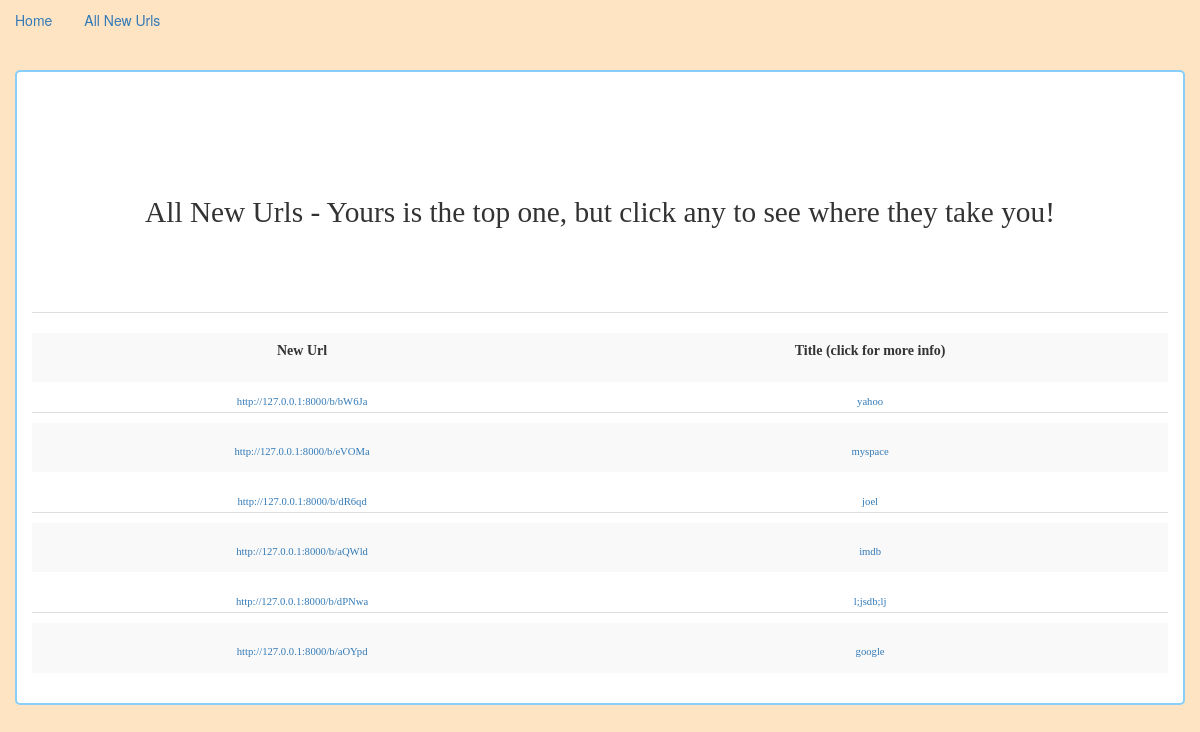
Page /list/ on the committed database.
### url_app/models.py (models this page shows, shortened)
class Bookmark(models.Model):
    original_url = models.URLField()
    title = models.CharField(max_length=30)
    description = models.CharField(max_length=100)
    shortened_url = models.CharField(max_length=100)
    timestamp = models.DateTimeField(auto_now_add=True)
    user = models.ForeignKey(User)
    class Meta:
        ordering = ['-timestamp']

### url_app/views.py (the view)
# urls.py: url(r'^list/', BookmarkListView.as_view(), name="bookmark_list_view"),
class BookmarkListView(ListView):
    model = Bookmark

### templates/url_app/bookmark_list.html (shortened to what this page needs)
{% extends 'base.html' %}
{% block content %}
    <br><br>
<h5 class="list-title">All New Urls - Yours is the top one, but click any to see where they take you!</h5>
    <br><br>
<table class="table table-striped">
<th>New Url</th><th>Title (click for more info)</th>
{% for url in object_list %}
    <tr>
        <td><a href="{{ url.original_url }}">http://127.0.0.1:8000/b/{{ url.shortened_url }}</a></td>
        <td><a href="{% url 'detail_view' url.id %}">{{ url.title }}</a> </td>
    </tr>
{% endfor %}
</table>
{% endblock %}

### templates/base.html (shortened to what this page needs)
{% load static %}
<!DOCTYPE html>
<html lang="en">
<head>
    <link href="https://maxcdn.bootstrapcdn.com/bootstrap/3.3.6/css/bootstrap.min.css" rel="stylesheet">
    <link rel="stylesheet" href="{% static 'style.css' %}">
</head>
<body class="colors">
<ul class="nav nav-pills">
  <li role="presentation"><a href="{% url 'first_view' %}">Home</a></li>
  <li role="presentation"><a href="{% url 'bookmark_list_view' %}">All New Urls</a></li>
</ul>
<div class="container">
{% block content %}
{% endblock %}
</div>
</body>
</html>

### url_app/static/style.css (style rules this page uses)
.colors { background-color: bisque; }
.container { padding-bottom: 20px; padding-top: 40px; background-color: white; border: solid 2px lightskyblue; text-align: center; margin-top: 30px; margin-bottom: 30px; border-radius: 5px; webkit-border-shadow:10px 10px 5px rgb(200,200,200); font-family: Zapfino; }
th,tr { text-align: center; height: 50px; }
tr a { margin-top: 10px; font-size:8pt ; position: relative; top:10px; }
tr { position: relative; top:10px; }
th { position: relative; top:10px; }
.list-title { line-height: 100px; font-size: 22pt; }

### rows in the picture
Bookmark: shortened_url "bW6Ja", title "yahoo"
Bookmark: shortened_url "eVOMa", title "myspace"
Bookmark: shortened_url "dR6qd", title "joel"
Bookmark: shortened_url "aQWld", title "imdb"
Bookmark: shortened_url "dPNwa", title "l;jsdb;lj"
Bookmark: shortened_url "aOYpd", title "google"
